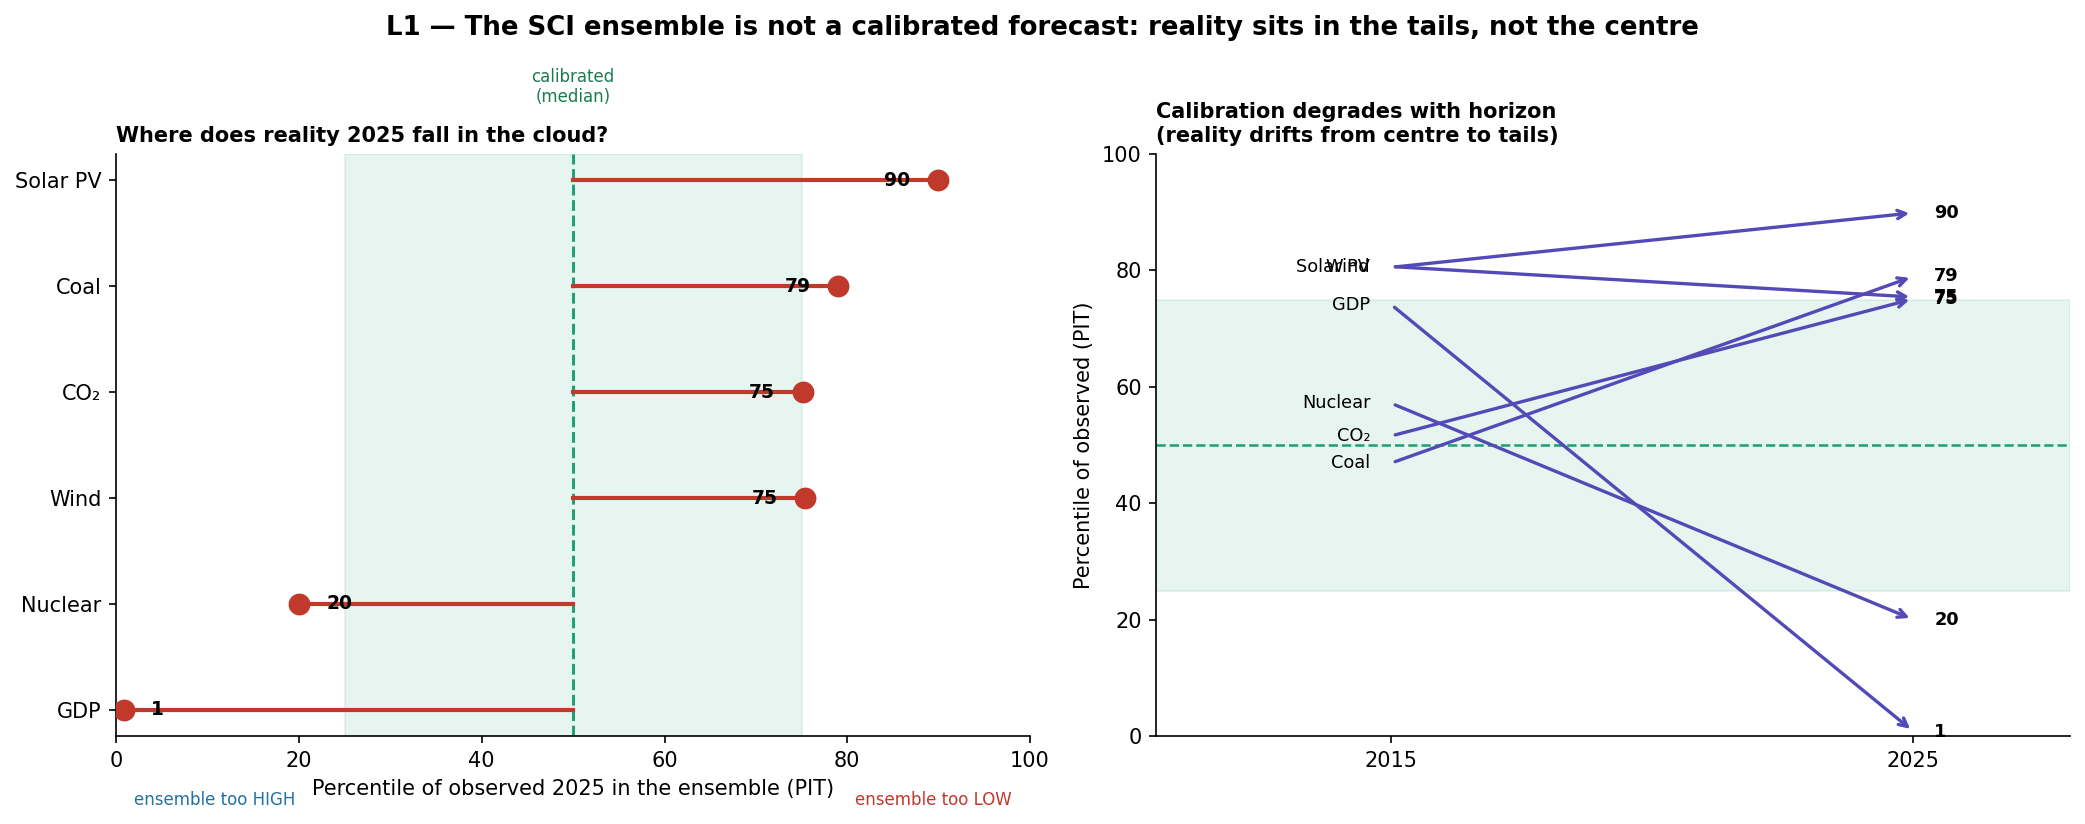

Write Python code to recreate this figure.
"""
L1 — Is the SCI ensemble a calibrated probabilistic forecast?  (Lafond, slides 5 & 29)
For each variable we locate where the OBSERVED value falls inside the ensemble distribution
(its percentile / PIT). A calibrated forecast would put reality near the median (~50th) about
half the time. Instead reality sits in the TAILS -> the ensemble is biased and over-confident.
"""
import warnings; warnings.filterwarnings('ignore')
import pandas as pd, numpy as np, matplotlib.pyplot as plt
from pathlib import Path

SCI = Path.home()/'PhD'/'4. Modeling'/'Prisma School'/'Scenario_Compass_Initiative_Data'/'SCI-2025_v1.0_pathways_ensemble_global.xlsx'
VARS = {  # variable : (label, observed values 2010/2015/2020/2025)
    'Emissions|CO2|Energy and Industrial Processes': ('CO₂', {'2010':33400,'2015':35400,'2020':34800,'2025':38100}),
    'Primary Energy|Coal':           ('Coal',    {'2010':148,'2015':155,'2020':152,'2025':164}),
    'Capacity|Electricity|Solar|PV': ('Solar PV',{'2010':40,'2015':227,'2020':714,'2025':2392}),
    'Capacity|Electricity|Wind':     ('Wind',    {'2010':198,'2015':433,'2020':733,'2025':1291}),
    'Capacity|Electricity|Nuclear':  ('Nuclear', {'2010':375,'2015':383,'2020':393,'2025':377}),
    'GDP|PPP':                       ('GDP',     {'2010':87774,'2015':100690,'2020':107100,'2025':122000}),
}
df = pd.read_excel(SCI, sheet_name='data')
def pctile(var, year, obs):
    x = df[df['Variable']==var][year].dropna().values
    return 100*np.mean(x < obs)
rows = []
for v, (lab, obs) in VARS.items():
    rows.append({'var': lab, **{f'p{y}': pctile(v, y, obs[y]) for y in ['2015','2020','2025']}})
R = pd.DataFrame(rows).set_index('var').loc[['GDP','Nuclear','Wind','CO₂','Coal','Solar PV']]  # order low->high p2025

fig, (axL, axR) = plt.subplots(1, 2, figsize=(14, 5.6), gridspec_kw={'width_ratios':[1, 1]})
fig.suptitle('L1 — The SCI ensemble is not a calibrated forecast: reality sits in the tails, not the centre',
             fontsize=12.5, fontweight='bold')

# ── Left: 2025 PIT lollipop ──
y = np.arange(len(R))
axL.axvspan(25, 75, color='#1D9E75', alpha=0.10)
axL.axvline(50, color='#1D9E75', lw=1.4, ls='--')
axL.text(50, len(R)-0.3, 'calibrated\n(median)', ha='center', va='bottom', fontsize=8, color='#1D7a52')
for i, (name, r) in enumerate(R.iterrows()):
    p = r['p2025']; col = '#C0392B' if (p>75 or p<25) else '#888'
    axL.plot([50, p], [i, i], color=col, lw=2, zorder=2)
    axL.scatter(p, i, s=90, color=col, zorder=3)
    axL.text(p + (3 if p<50 else -3), i, f'{p:.0f}', va='center', ha='left' if p<50 else 'right', fontsize=9, fontweight='bold')
axL.set_yticks(y); axL.set_yticklabels(R.index)
axL.set_xlim(0, 100); axL.set_xlabel('Percentile of observed 2025 in the ensemble (PIT)')
axL.text(2, -0.9, 'ensemble too HIGH', fontsize=8, color='#2471A3')
axL.text(98, -0.9, 'ensemble too LOW', fontsize=8, color='#C0392B', ha='right')
axL.set_title('Where does reality 2025 fall in the cloud?', loc='left', fontsize=10, fontweight='bold')
axL.spines[['top','right']].set_visible(False)

# ── Right: drift 2015 -> 2025 (calibration degrades with horizon) ──
axR.axhspan(25, 75, color='#1D9E75', alpha=0.10); axR.axhline(50, color='#1D9E75', lw=1.2, ls='--')
for i, (name, r) in enumerate(R.iterrows()):
    axR.annotate('', (1, r['p2025']), (0, r['p2015']), arrowprops=dict(arrowstyle='->', color='#534AB7', lw=1.6))
    axR.text(-0.04, r['p2015'], name, ha='right', va='center', fontsize=8.5)
    axR.text(1.04, r['p2025'], f"{r['p2025']:.0f}", ha='left', va='center', fontsize=8.5, fontweight='bold')
axR.set_xlim(-0.45, 1.3); axR.set_ylim(0, 100); axR.set_xticks([0,1]); axR.set_xticklabels(['2015','2025'])
axR.set_ylabel('Percentile of observed (PIT)')
axR.set_title('Calibration degrades with horizon\n(reality drifts from centre to tails)', loc='left', fontsize=10, fontweight='bold')
axR.spines[['top','right']].set_visible(False)

plt.tight_layout(); plt.savefig('calibration_pit.png', dpi=150, bbox_inches='tight')
print(R.round(0).to_string()); print('Saved: calibration_pit.png')
